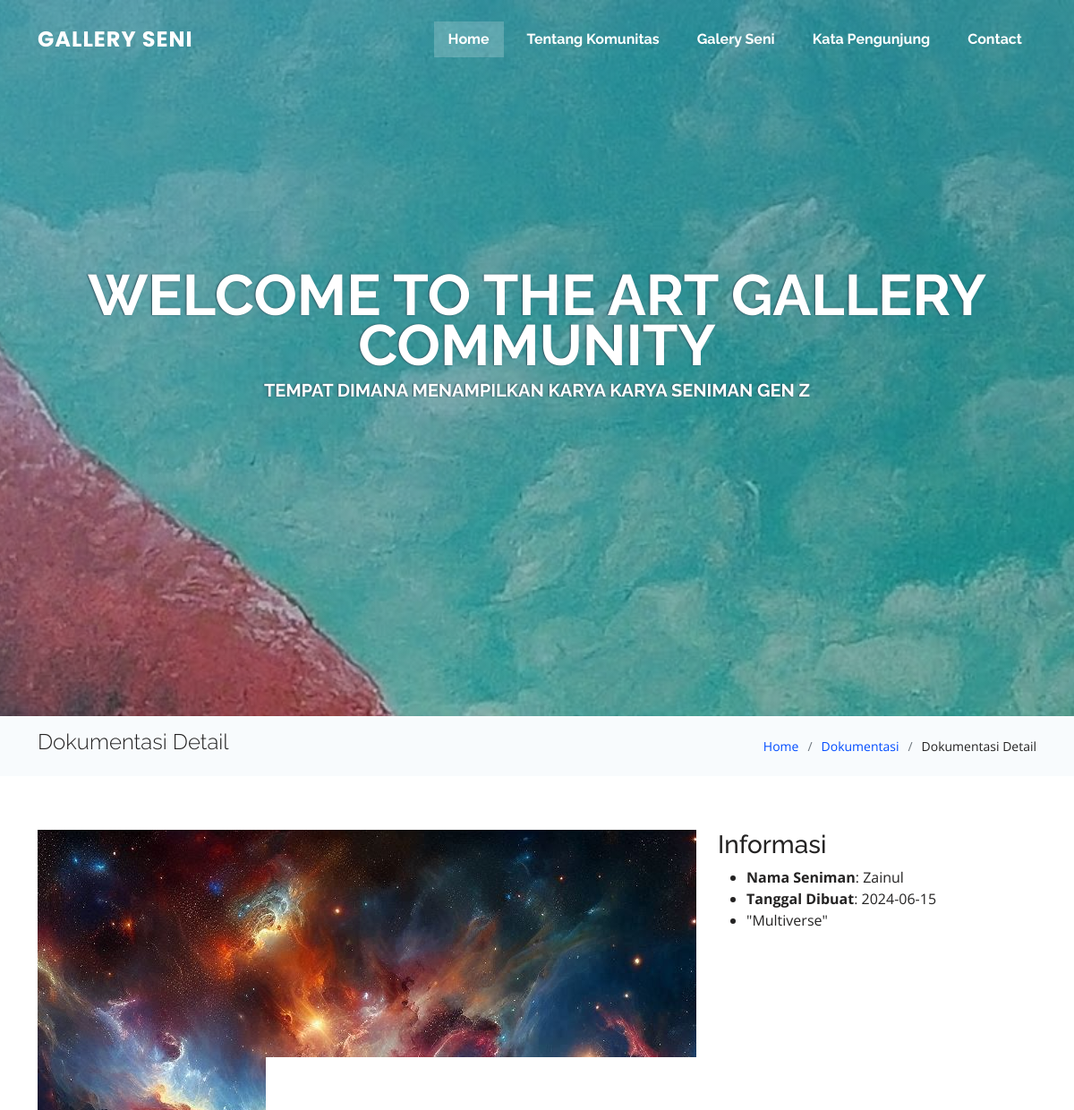
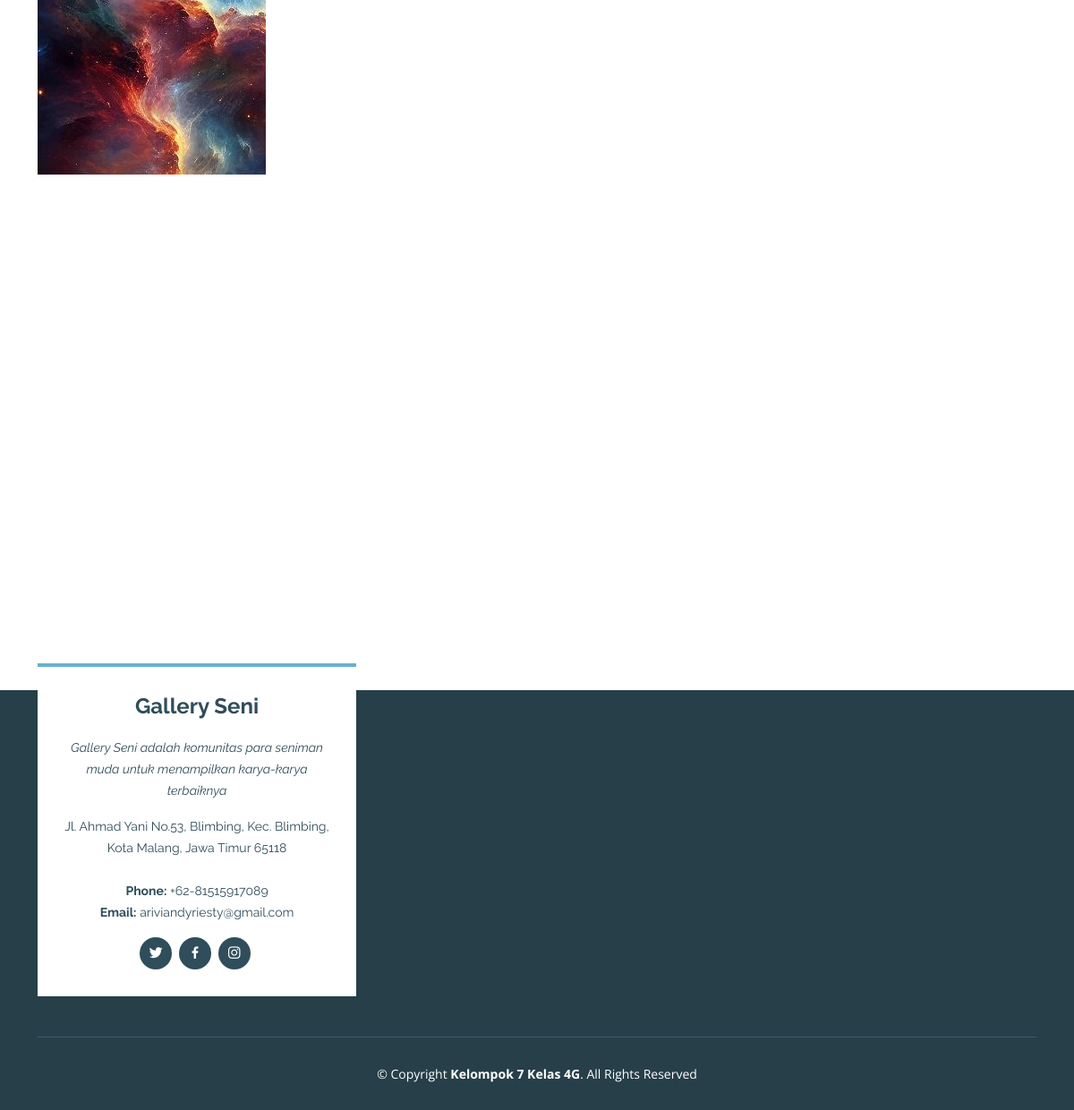
The page /landingpage/dokumentasi/10 on the database its author committed (2 pictures, top to bottom).
### tables this page shows
CREATE TABLE `tb_settings` (
  `id` int(11) NOT NULL,
  `judul_halaman` varchar(255) DEFAULT NULL,
  `text_sambutan` varchar(255) DEFAULT NULL,
  `desc_sambutan` text DEFAULT NULL,
  `sampul_website` varchar(255) DEFAULT NULL,
  `desc_web` varchar(255) DEFAULT NULL,
  `alamat` text DEFAULT NULL,
  `phone` char(20) DEFAULT NULL,
  `email` varchar(100) DEFAULT NULL,
  `twitter` varchar(255) DEFAULT NULL,
  `facebook` varchar(255) DEFAULT NULL,
  `instagram` varchar(255) DEFAULT NULL
);

CREATE TABLE `tb_dokumentasi` (
  `id_dokumentasi` int(11) NOT NULL,
  `thumbnail` varchar(255) NOT NULL,
  `nama_seniman` varchar(255) NOT NULL,
  `tanggal` date NOT NULL,
  `deskripsi` varchar(255) NOT NULL,
  `views` int(11) NOT NULL
);

### application/views/page/layout.php (called while the page is built)
<?php
require_once 'templates/head.php';
require_once 'templates/content.php';
require_once 'templates/footer.php';
?>

### application/controllers/Landingpage.php (called while the page is built, shortened)
<?php
class Landingpage extends CI_Controller
{
    public function dokumentasi($id)
    {
        $settings = $this->db->get('tb_settings')->row_array();
        $dokumentasi = $this->db->get_where('tb_dokumentasi', ['id_dokumentasi' => $id])->row_array();
        $data = array(
            'title' => 'Gallery Seni',
            'isi' => 'page/dokumentasi/detail',
            'settings' => $settings,
            'dokumentasi' => $dokumentasi,
        );
        $this->load->view('page/layout', $data, FALSE);
    }
}

### index.php (called while the page is built, shortened)
<?php
require_once BASEPATH.'core/CodeIgniter.php';

### application/views/page/templates/content.php (called while the page is built)
<?php
if($isi){
    $this->load->view($isi);
}

### application/views/page/dokumentasi/detail.php (the view, shortened to what this page needs)
<main id="main">
    <section class="breadcrumbs">
        <div class="container">
            <div class="d-flex justify-content-between align-items-center">
                <h2>Dokumentasi Detail</h2>
                <ol>
                    <li><a href="<?= base_url('') ?>">Home</a></li>
                    <li><a href="<?= base_url('landingpage/alldokumentasi/') ?>">Dokumentasi</a></li>
                    <li>Dokumentasi Detail</li>
                </ol>
            </div>
        </div>
    </section>
    <section id="portfolio" class="portfolio">
        <div class="container">
            <div class="row gy-4">
                <div class="col-lg-8">
                    <div class="portfolio-details-slider swiper">
                        <div class="swiper-wrapper align-items-center">
                            <div class="swiper-slide">
                                <img src="<?= base_url('vendor/dokumentasi/') . $dokumentasi['thumbnail']; ?>" alt="">
                            </div>
                        </div>
                    </div>
                </div>
                <div class="col-lg-4">
                    <div class="portfolio-info">
                        <h3>Informasi</h3>
                        <ul>
                            <li><strong>Nama Seniman</strong>: <?= $dokumentasi['nama_seniman'] ?></li>
                            <li><strong>Tanggal Dibuat</strong>: <?= $dokumentasi['tanggal']; ?></li>
                            <li>
                                <p>
                                    "<?php echo $dokumentasi['deskripsi'] ?>"
                                </p>
                            </li>
                        </ul>
                    </div>
                </div>
            </div>
        </div>
    </section>
</main>

### application/views/page/templates/head.php (shortened to what this page needs)
<!DOCTYPE html>
<html lang="en">
<head>
    <link href="<?= base_url('vendor/landingpage/') ?>assets/vendor/aos/aos.css" rel="stylesheet">
    <link href="<?= base_url('vendor/landingpage/') ?>assets/vendor/bootstrap/css/bootstrap.min.css" rel="stylesheet">
    <link href="<?= base_url('vendor/landingpage/') ?>assets/vendor/bootstrap-icons/bootstrap-icons.css" rel="stylesheet">
    <link href="<?= base_url('vendor/landingpage/') ?>assets/vendor/boxicons/css/boxicons.min.css" rel="stylesheet">
    <link href="<?= base_url('vendor/landingpage/') ?>assets/vendor/glightbox/css/glightbox.min.css" rel="stylesheet">
    <link href="<?= base_url('vendor/landingpage/') ?>assets/vendor/swiper/swiper-bundle.min.css" rel="stylesheet">
    <link href="<?= base_url('vendor/landingpage/') ?>assets/css/style.css" rel="stylesheet">
</head>
<body>
    <header id="header" class="fixed-top header-transparent">
        <div class="container d-flex align-items-center justify-content-between">
            <div class="logo">
                <h1 class="text-light"><a href="<?= base_url(''); ?>"><span><?= $settings['judul_halaman'] ?></span></a></h1>
            </div>
            <nav id="navbar" class="navbar">
                <ul>
                    <li><a class="nav-link scrollto active" href="#hero">Home</a></li>
                    <li><a class="nav-link scrollto" href="#tentang">Tentang Komunitas</a></li>
                    <li><a class="nav-link scrollto" href="#dokumentasi">Galery Seni</a></li>
                    <li><a class="nav-link scrollto" href="#katapengunjung">Kata Pengunjung</a></li>
                    <li><a class="nav-link scrollto" href="#contact">Contact</a></li>
                </ul>
            </nav>
        </div>
    </header>
    <section id="hero">
        <div class="hero-container" data-aos="fade-up">
            <h1><?= $settings['text_sambutan']; ?></h1>
            <h2><?= $settings['desc_sambutan'] ?></h2>
        </div>
    </section>

### application/views/page/templates/footer.php (shortened to what this page needs)
<footer id="footer">
    <div class="footer-top">
        <div class="container">
            <div class="row">
                <div class="col-lg-4 col-md-6">
                    <div class="footer-info">
                        <h3><?= $settings['judul_halaman'] ?></h3>
                        <p class="pb-3"><em><?= $settings['desc_web'] ?></em></p>
                        <p>
                            <?= $settings['alamat'] ?><br><br>
                            <strong>Phone:</strong> <?= $settings['phone'] ?><br>
                            <strong>Email:</strong> <?= $settings['email'] ?><br>
                        </p>
                        <div class="social-links mt-3">
                            <a href="<?= $settings['twitter'] ?>" class="twitter"><i class="bx bxl-twitter"></i></a>
                            <a href="<?= $settings['facebook'] ?>" class="facebook"><i class="bx bxl-facebook"></i></a>
                            <a href="<?= $settings['instagram'] ?>" class="instagram"><i class="bx bxl-instagram"></i></a>
                        </div>
                    </div>
                </div>
            </div>
        </div>
    </div>
    <div class="container">
        <div class="copyright">
            &copy; Copyright <strong><span>Kelompok 7 Kelas 4G</span></strong>. All Rights Reserved
        </div>
    </div>
</footer>
</body>
</html>

### rows shown on the page
tb_settings: judul_halaman "GALLERY SENI", text_sambutan "WELCOME TO THE ART GALLERY COMMUNITY", desc_sambutan "TEMPAT DIMANA MENAMPILKAN KARYA KARYA SENIMAN GEN Z", judul_halaman "Gallery Seni", desc_web "Gallery Seni adalah komunitas para seniman muda untuk menampilkan karya-karya terbaiknya", alamat "Jl. Ahmad Yani No.53, Blimbing, Kec. Blimbing, Kota Malang, Jawa Timur 65118", phone "+62-81515917089", email "ariviandyriesty@gmail.com"
tb_dokumentasi: thumbnail (picture), nama_seniman "Zainul", tanggal "2024-06-15", deskripsi "Multiverse"
